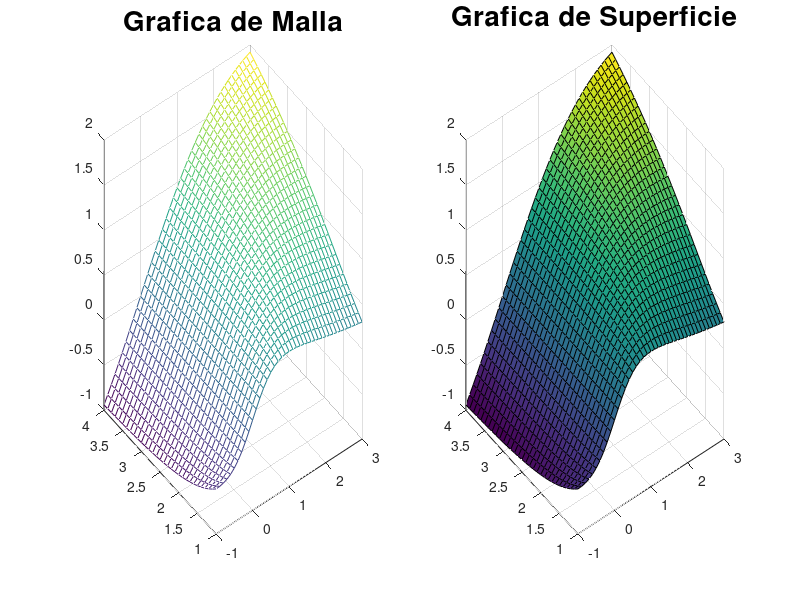

Write MATLAB code to recreate this figure.
x=-1:0.1:3;
y=1:0.1:4;
C = [0,1,0];
[X,Y]=meshgrid(x,y); %Paso 1
Z=(X.*(Y.^2))./(X.^2 + Y.^2); %Paso 2
subplot(1,2,1);
mesh(X,Y,Z);
title("Grafica de Malla", "FontSize", 20);
subplot(1,2,2);
surf(X,Y,Z);
title("Grafica de Superficie", "FontSize", 20);
